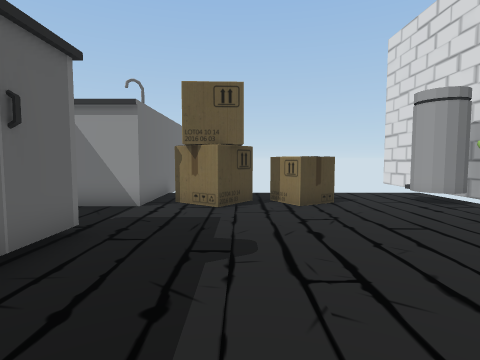
view 1 (above)

16 first-person views from a walk through a 3-D level made in the Unity game engine. The camera is 1.3 m above the floor, tilts 4° down and sees 80° across. The floor is counted in squares, 1 m on a side. Each view is taken from the middle of a square. On the plan, view 1 faces up. The plan holds only what a view shows up to about 13 squares ahead; the rest is blank. The place goes on beyond the plan. The player is left out. Some surface patterns are stand-ins.

view 2
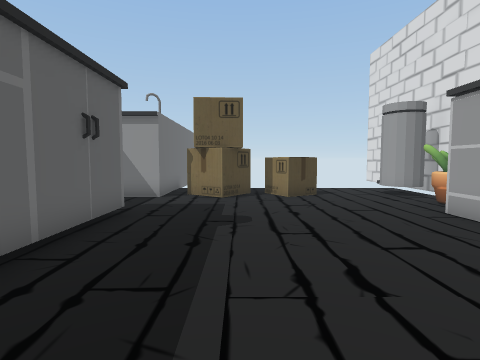

view 3
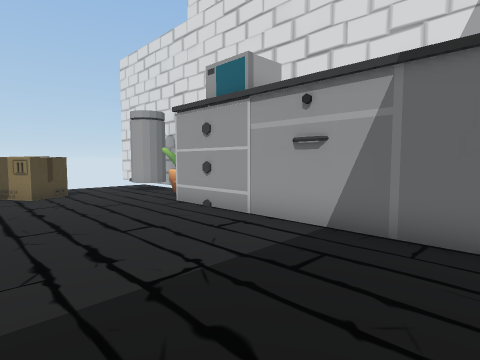

view 4
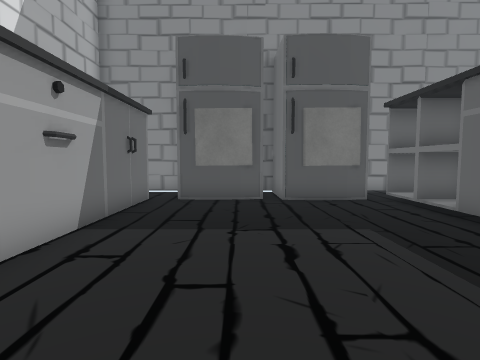

view 5
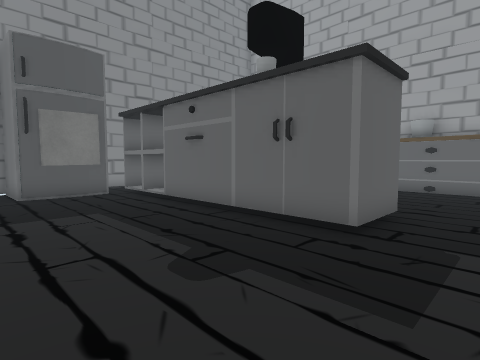

view 6
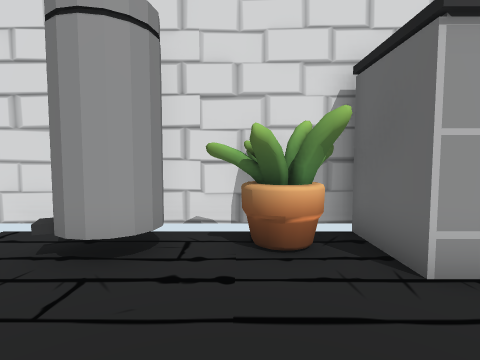

view 7
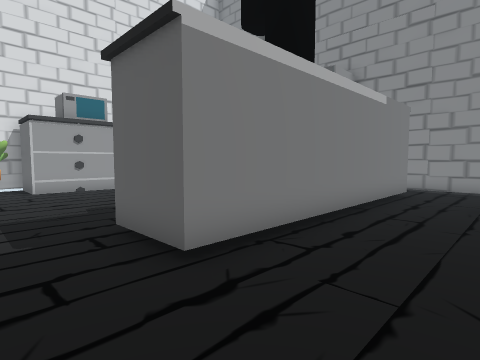

view 8
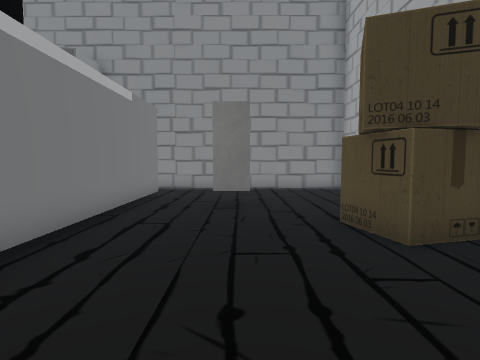

view 9
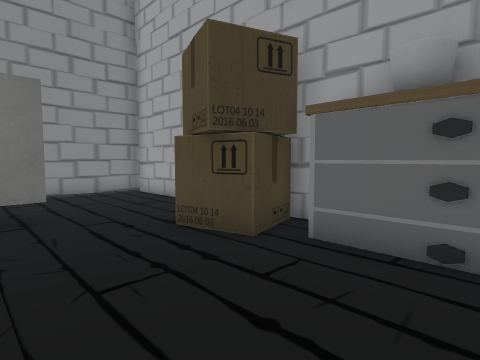

view 10
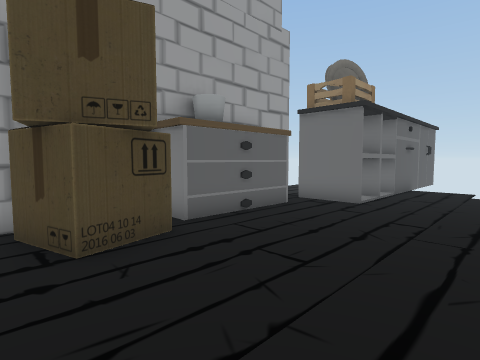

view 11
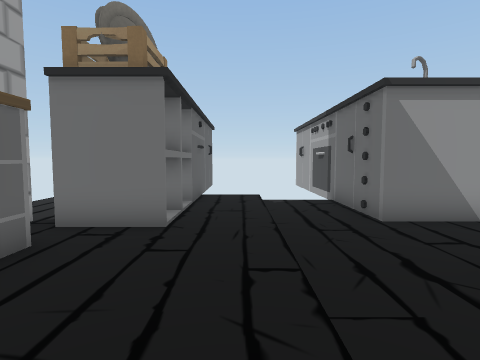

view 12
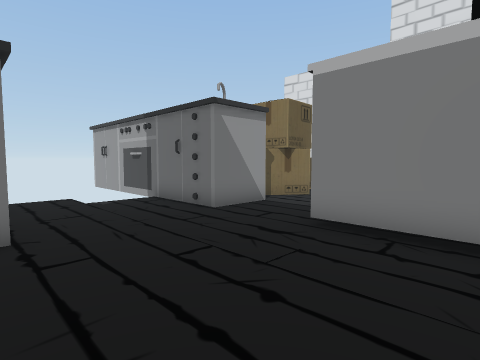

view 13
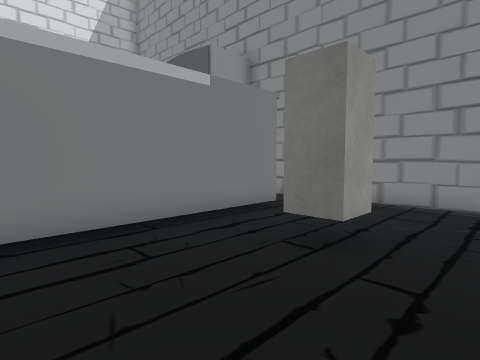

view 14
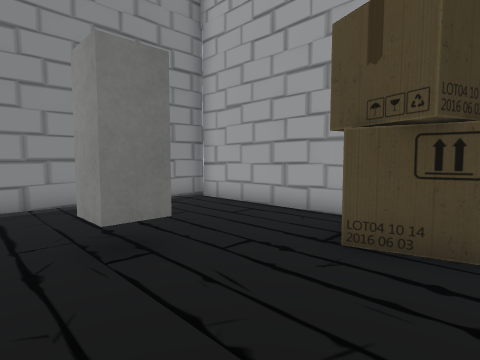

view 15
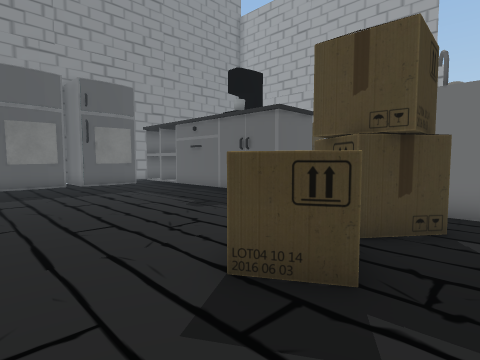

view 16
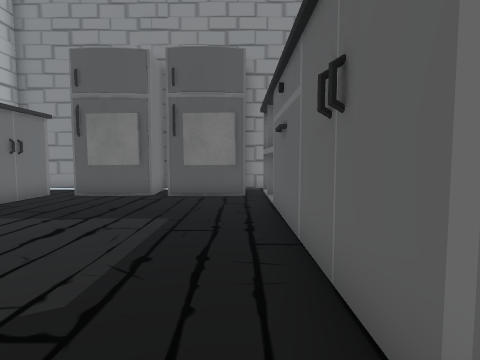

### Floor plan
Key: @ floor where view 1 was taken; # wall or solid block; . floor; ^ raised ledge; B bin; T thing the floor can be seen under or through; L block; O other object.
Columns run from 13 left of view 1 to 8 right of it. Each row starts with its distance up from view 1.
 13    ##   #
 12    #..  ###         #
 11    #....### ........#
 10    ^....###.O..O.... #
  9    #....###O OOOO..BB#
  8  ##^....###.OO.O...BB#
  7   .................OO#
  6   O................OO#
  5   O.....###.......#^##
  4   O.....###.......O O
  3  OO.....###.......O O
  2 OOO.....###.......^
  1 #OOO....###.......#
  0 #OOO....###..@....#
 -1 # ......###.......#
 -2  #...LL.###.......#
 -3  #...L..###.......#
 -4  #......###OOO.OO.#
 -5  #.........O  O  ..
 -6  #TTTTTTT##O  O   ..
 -7  .........#O  O   ##

Where each view was taken, in squares from view 1:
view 1: 0 up, 0 right, facing up
view 2: 2 down, 0 right, facing up
view 3: 3 down, 0 right, facing up-right
view 4: 5 up, 2 right, facing down
view 5: 7 up, 2 right, facing down-left
view 6: 7 up, 2 right, facing right
view 7: 7 up, 8 left, facing down-right
view 8: 6 up, 8 left, facing down
view 9: 5 up, 7 left, facing down-left
view 10: 1 down, 6 left, facing up-left
view 11: 2 up, 8 left, facing up
view 12: 2 up, 10 left, facing up-right
view 13: 2 up, 10 left, facing down-right
view 14: 2 up, 6 left, facing down-left
view 15: 11 up, 5 right, facing down-left
view 16: 6 up, 2 left, facing down
